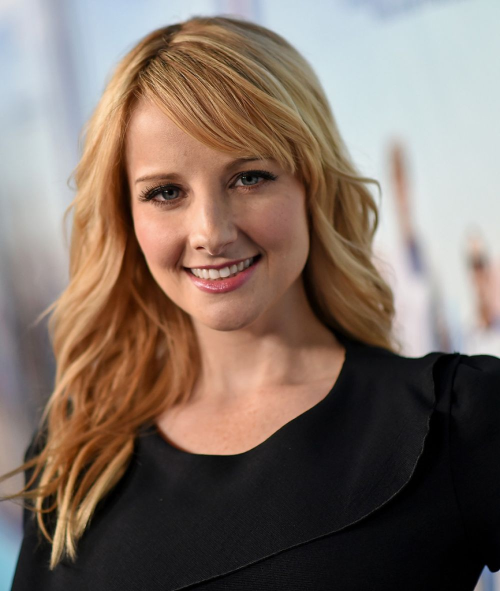
#> input picture notebooks/bernie.jpg, 1000 x 1182 px (shown at 1/2 size)
$ jupyter execute --allow-errors 2-core-operations.ipynb
#> lines starting #> are read from the running program, lines starting #| are printed output that depends on the picture
[cell 1]
import cv2

image = cv2.imread('bernie.jpg', cv2.IMREAD_COLOR)
#> image is the input picture: shape (1182, 1000, 3); mean B, G, R 100.8, 111.1, 127.2

crap = image[302:(302+322), 261:(261+339)]
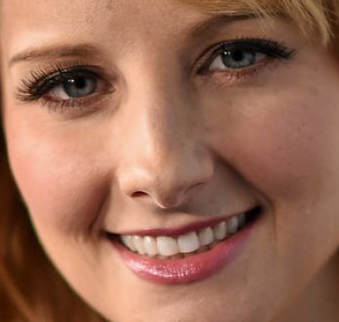
#> crap: shape (322, 339, 3); mean B, G, R 86.6, 107.5, 154.5

[cell 2]
print(crap)
#> (printed output is left out)
